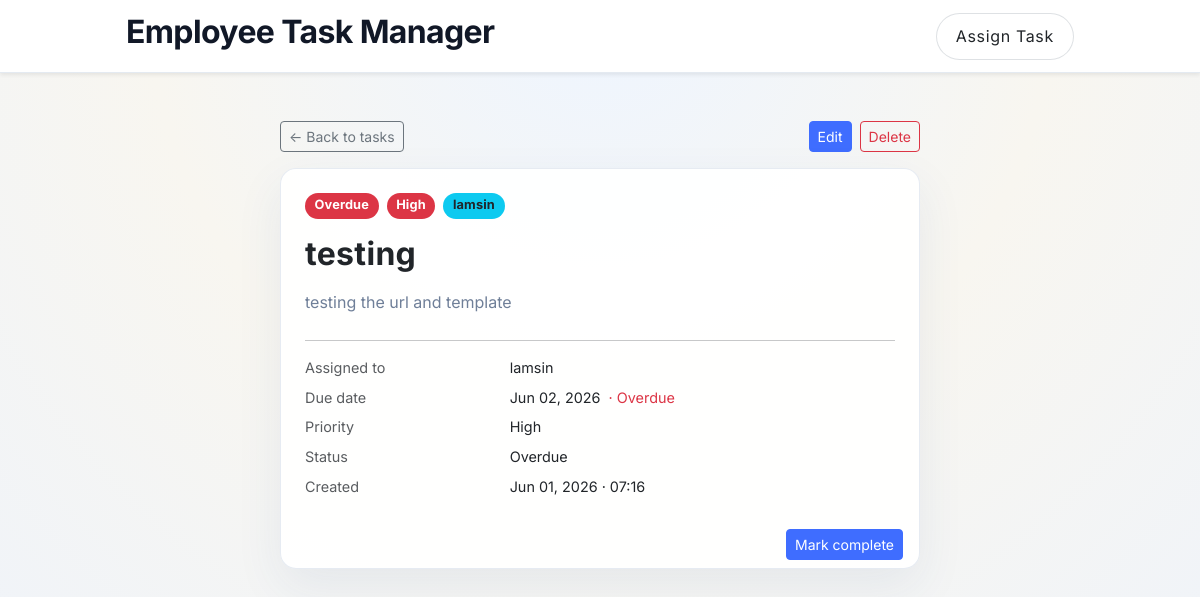
The page /16/ on the database as committed earlier.
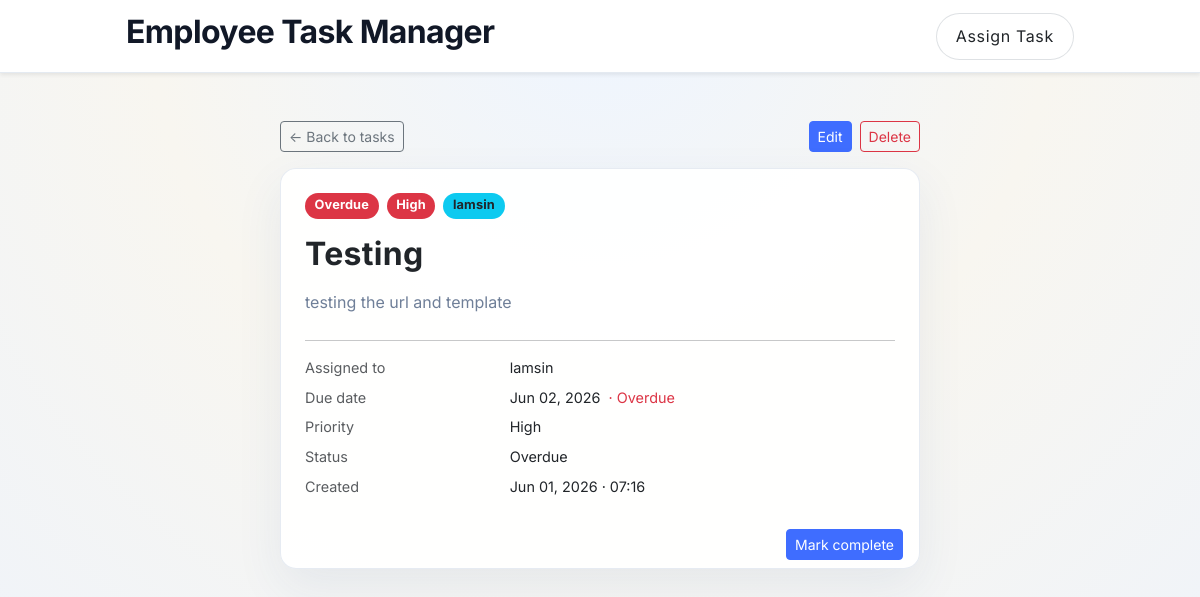
The same page on the database as committed later.
### tasks/models.py (models this page shows, shortened)
class Task(models.Model):
    PRIORITY_LOW = 1
    PRIORITY_MEDIUM = 2
    PRIORITY_HIGH = 3
    PRIORITY_CHOICES = [
        (PRIORITY_LOW, 'Low'),
        (PRIORITY_MEDIUM, 'Medium'),
        (PRIORITY_HIGH, 'High'),
    ]
    title = models.CharField(max_length=200)
    description = models.TextField(blank=True)
    assigned_to = models.CharField(max_length=100, blank=True, default='')
    priority = models.IntegerField(choices=PRIORITY_CHOICES, default=PRIORITY_MEDIUM)
    completed = models.BooleanField(default=False)
    completed_at = models.DateTimeField(blank=True, null=True)
    due_date = models.DateField(blank=True, null=True)
    created_at = models.DateTimeField(auto_now_add=True)
    MAX_DUE_YEARS = 10
    class Meta:
        ordering = ['completed', '-priority', '-created_at']
    @property
    def is_overdue(self):
        return bool(
            self.due_date and not self.completed and self.due_date < timezone.localdate()
        )
    @property
    def due_status(self):
        if self.is_overdue:
            return _('Overdue')
        return _('Completed') if self.completed else _('Open')

### tasks/views.py (the view)
# urls.py: path('<int:pk>/', TaskDetailView.as_view(), name='task-detail'),
class TaskDetailView(DetailView):
    model = Task
    template_name = 'tasks/task_detail.html'

### tasks/templates/tasks/task_detail.html (shortened to what this page needs)
{% extends 'base.html' %}
{% block content %}
<div style="max-width: 640px; margin: 0 auto;">
    <div class="d-flex justify-content-between align-items-center mb-3">
        <a href="{% url 'tasks:task-list' %}"
           class="btn btn-outline-secondary btn-sm"
           style="font-size: 0.875rem;">← Back to tasks</a>
        <div class="d-flex gap-2">
            <a class="btn btn-sm btn-primary"
               href="{% url 'tasks:task-edit' object.pk %}">Edit</a>
            <a class="btn btn-sm btn-outline-danger"
               href="{% url 'tasks:task-delete' object.pk %}"
               data-bs-toggle="tooltip"
               title="Permanently delete this task">Delete</a>
        </div>
    </div>
    <div class="card mb-3">
        <div class="card-body p-4">
            <div class="d-flex flex-wrap gap-2 mb-3">
                {% if object.completed %}
                    <span class="badge bg-primary">Complete</span>
                {% elif object.is_overdue %}
                    <span class="badge bg-danger">Overdue</span>
                {% else %}
                    <span class="badge bg-secondary">{{ object.due_status }}</span>
                {% endif %}
                {% if object.priority == 3 %}
                    <span class="badge bg-danger">{{ object.get_priority_display }}</span>
                {% elif object.priority == 2 %}
                    <span class="badge bg-warning text-dark">{{ object.get_priority_display }}</span>
                {% else %}
                    <span class="badge bg-secondary">{{ object.get_priority_display }}</span>
                {% endif %}
                {% if object.assigned_to %}
                    <span class="badge badge-assignee bg-info text-dark">{{ object.assigned_to }}</span>
                {% endif %}
            </div>
            <h2 class="card-title mb-1">{{ object.title }}</h2>
            {% if object.description %}
                <div class="text-muted mt-3 mb-4" style="line-height: 1.7;">
                    {{ object.description|linebreaks }}
                </div>
            {% endif %}
            <hr class="my-3">
            <dl class="row mb-0" style="font-size: 0.9rem; row-gap: 0.5rem;">
                <dt class="col-sm-4 text-muted fw-normal">Assigned to</dt>
                <dd class="col-sm-8 mb-0">{{ object.assigned_to|default:'Unassigned' }}</dd>
                <dt class="col-sm-4 text-muted fw-normal">Due date</dt>
                <dd class="col-sm-8 mb-0">
                    {% if object.due_date %}
                        {{ object.due_date|date:'M d, Y' }}
                        {% if object.is_overdue %}
                            <span class="text-danger ms-1">· Overdue</span>
                        {% endif %}
                    {% else %}
                        <span class="text-muted">No due date</span>
                    {% endif %}
                </dd>
                <dt class="col-sm-4 text-muted fw-normal">Priority</dt>
                <dd class="col-sm-8 mb-0">{{ object.get_priority_display }}</dd>
                <dt class="col-sm-4 text-muted fw-normal">Status</dt>
                <dd class="col-sm-8 mb-0">{{ object.due_status }}</dd>
                <dt class="col-sm-4 text-muted fw-normal">Created</dt>
                <dd class="col-sm-8 mb-0">{{ object.created_at|date:'M d, Y · H:i' }}</dd>
            </dl>
        </div>
        {% if not object.completed %}
            <div class="card-footer d-flex justify-content-end">
                <form method="post" action="{% url 'tasks:task-complete' object.pk %}">
                    <button type="submit" class="btn btn-sm btn-primary">Mark complete</button>
                </form>
            </div>
        {% endif %}
    </div>
</div>
{% endblock %}

Rows that differ between the two databases and show on the page:
changed Task "testing the url and template": title "testing" → "Testing"
